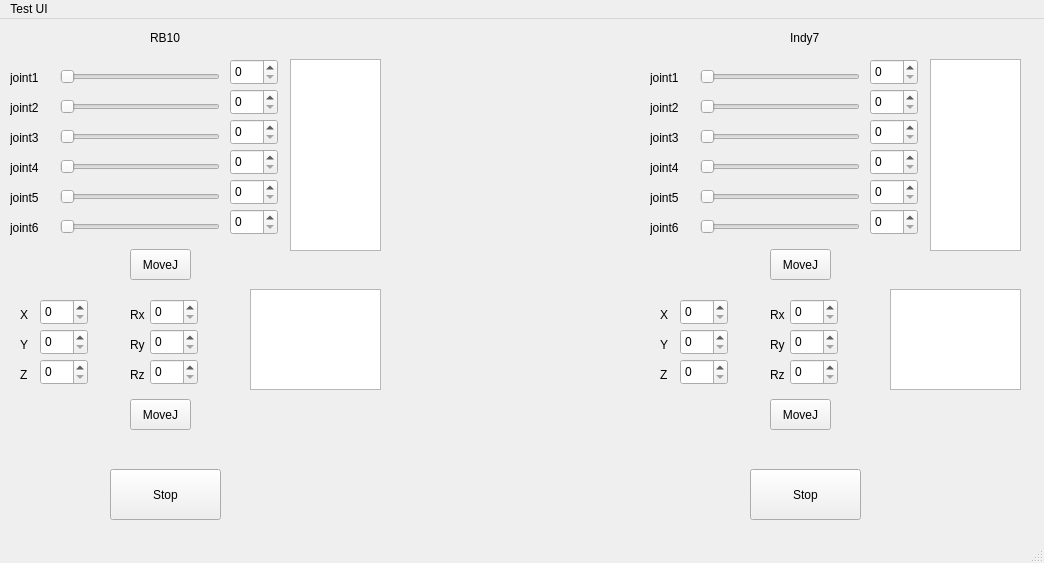
<?xml version="1.0" encoding="UTF-8"?>
<ui version="4.0">
 <class>MainWindow</class>
 <widget class="QMainWindow" name="MainWindow">
  <property name="geometry">
   <rect>
    <x>0</x>
    <y>0</y>
    <width>1044</width>
    <height>563</height>
   </rect>
  </property>
  <property name="mouseTracking">
   <bool>false</bool>
  </property>
  <property name="windowTitle">
   <string>TestUI</string>
  </property>
  <widget class="QWidget" name="centralwidget">
   <widget class="QPushButton" name="pushButton">
    <property name="geometry">
     <rect>
      <x>130</x>
      <y>230</y>
      <width>61</width>
      <height>31</height>
     </rect>
    </property>
    <property name="text">
     <string>MoveJ</string>
    </property>
   </widget>
   <widget class="QSlider" name="horizontalSlider">
    <property name="geometry">
     <rect>
      <x>60</x>
      <y>80</y>
      <width>160</width>
      <height>16</height>
     </rect>
    </property>
    <property name="orientation">
     <enum>Qt::Horizontal</enum>
    </property>
   </widget>
   <widget class="QSlider" name="horizontalSlider_2">
    <property name="geometry">
     <rect>
      <x>60</x>
      <y>110</y>
      <width>160</width>
      <height>16</height>
     </rect>
    </property>
    <property name="orientation">
     <enum>Qt::Horizontal</enum>
    </property>
   </widget>
   <widget class="QSlider" name="horizontalSlider_3">
    <property name="geometry">
     <rect>
      <x>60</x>
      <y>140</y>
      <width>160</width>
      <height>16</height>
     </rect>
    </property>
    <property name="orientation">
     <enum>Qt::Horizontal</enum>
    </property>
   </widget>
   <widget class="QSlider" name="horizontalSlider_4">
    <property name="geometry">
     <rect>
      <x>60</x>
      <y>50</y>
      <width>160</width>
      <height>16</height>
     </rect>
    </property>
    <property name="orientation">
     <enum>Qt::Horizontal</enum>
    </property>
   </widget>
   <widget class="QSlider" name="horizontalSlider_5">
    <property name="geometry">
     <rect>
      <x>60</x>
      <y>170</y>
      <width>160</width>
      <height>16</height>
     </rect>
    </property>
    <property name="orientation">
     <enum>Qt::Horizontal</enum>
    </property>
   </widget>
   <widget class="QSlider" name="horizontalSlider_6">
    <property name="geometry">
     <rect>
      <x>60</x>
      <y>200</y>
      <width>160</width>
      <height>16</height>
     </rect>
    </property>
    <property name="orientation">
     <enum>Qt::Horizontal</enum>
    </property>
   </widget>
   <widget class="QSpinBox" name="spinBox">
    <property name="geometry">
     <rect>
      <x>230</x>
      <y>40</y>
      <width>48</width>
      <height>26</height>
     </rect>
    </property>
   </widget>
   <widget class="QSpinBox" name="spinBox_2">
    <property name="geometry">
     <rect>
      <x>230</x>
      <y>70</y>
      <width>48</width>
      <height>26</height>
     </rect>
    </property>
   </widget>
   <widget class="QSpinBox" name="spinBox_3">
    <property name="geometry">
     <rect>
      <x>230</x>
      <y>100</y>
      <width>48</width>
      <height>26</height>
     </rect>
    </property>
   </widget>
   <widget class="QSpinBox" name="spinBox_4">
    <property name="geometry">
     <rect>
      <x>230</x>
      <y>130</y>
      <width>48</width>
      <height>26</height>
     </rect>
    </property>
   </widget>
   <widget class="QSpinBox" name="spinBox_5">
    <property name="geometry">
     <rect>
      <x>230</x>
      <y>160</y>
      <width>48</width>
      <height>26</height>
     </rect>
    </property>
   </widget>
   <widget class="QSpinBox" name="spinBox_6">
    <property name="geometry">
     <rect>
      <x>230</x>
      <y>190</y>
      <width>48</width>
      <height>26</height>
     </rect>
    </property>
   </widget>
   <widget class="QLabel" name="label">
    <property name="geometry">
     <rect>
      <x>10</x>
      <y>50</y>
      <width>41</width>
      <height>17</height>
     </rect>
    </property>
    <property name="text">
     <string>joint1</string>
    </property>
   </widget>
   <widget class="QLabel" name="label_2">
    <property name="geometry">
     <rect>
      <x>10</x>
      <y>80</y>
      <width>41</width>
      <height>17</height>
     </rect>
    </property>
    <property name="text">
     <string>joint2</string>
    </property>
   </widget>
   <widget class="QLabel" name="label_3">
    <property name="geometry">
     <rect>
      <x>10</x>
      <y>110</y>
      <width>41</width>
      <height>17</height>
     </rect>
    </property>
    <property name="text">
     <string>joint3</string>
    </property>
   </widget>
   <widget class="QLabel" name="label_4">
    <property name="geometry">
     <rect>
      <x>10</x>
      <y>140</y>
      <width>41</width>
      <height>17</height>
     </rect>
    </property>
    <property name="text">
     <string>joint4</string>
    </property>
   </widget>
   <widget class="QLabel" name="label_5">
    <property name="geometry">
     <rect>
      <x>10</x>
      <y>170</y>
      <width>41</width>
      <height>17</height>
     </rect>
    </property>
    <property name="text">
     <string>joint5</string>
    </property>
   </widget>
   <widget class="QLabel" name="label_6">
    <property name="geometry">
     <rect>
      <x>10</x>
      <y>200</y>
      <width>41</width>
      <height>17</height>
     </rect>
    </property>
    <property name="text">
     <string>joint6</string>
    </property>
   </widget>
   <widget class="QTextBrowser" name="textBrowser">
    <property name="geometry">
     <rect>
      <x>290</x>
      <y>40</y>
      <width>91</width>
      <height>192</height>
     </rect>
    </property>
   </widget>
   <widget class="QLabel" name="label_7">
    <property name="geometry">
     <rect>
      <x>150</x>
      <y>10</y>
      <width>67</width>
      <height>17</height>
     </rect>
    </property>
    <property name="text">
     <string>RB10</string>
    </property>
   </widget>
   <widget class="QLabel" name="label_8">
    <property name="geometry">
     <rect>
      <x>20</x>
      <y>280</y>
      <width>41</width>
      <height>31</height>
     </rect>
    </property>
    <property name="text">
     <string>X</string>
    </property>
   </widget>
   <widget class="QSpinBox" name="spinBox_7">
    <property name="geometry">
     <rect>
      <x>40</x>
      <y>280</y>
      <width>48</width>
      <height>26</height>
     </rect>
    </property>
   </widget>
   <widget class="QSpinBox" name="spinBox_8">
    <property name="geometry">
     <rect>
      <x>40</x>
      <y>310</y>
      <width>48</width>
      <height>26</height>
     </rect>
    </property>
   </widget>
   <widget class="QLabel" name="label_9">
    <property name="geometry">
     <rect>
      <x>20</x>
      <y>310</y>
      <width>41</width>
      <height>31</height>
     </rect>
    </property>
    <property name="text">
     <string>Y</string>
    </property>
   </widget>
   <widget class="QSpinBox" name="spinBox_9">
    <property name="geometry">
     <rect>
      <x>40</x>
      <y>340</y>
      <width>48</width>
      <height>26</height>
     </rect>
    </property>
   </widget>
   <widget class="QLabel" name="label_10">
    <property name="geometry">
     <rect>
      <x>20</x>
      <y>340</y>
      <width>41</width>
      <height>31</height>
     </rect>
    </property>
    <property name="text">
     <string>Z</string>
    </property>
   </widget>
   <widget class="QSpinBox" name="spinBox_10">
    <property name="geometry">
     <rect>
      <x>150</x>
      <y>280</y>
      <width>48</width>
      <height>26</height>
     </rect>
    </property>
   </widget>
   <widget class="QLabel" name="label_11">
    <property name="geometry">
     <rect>
      <x>130</x>
      <y>310</y>
      <width>41</width>
      <height>31</height>
     </rect>
    </property>
    <property name="text">
     <string>Ry</string>
    </property>
   </widget>
   <widget class="QLabel" name="label_12">
    <property name="geometry">
     <rect>
      <x>130</x>
      <y>280</y>
      <width>41</width>
      <height>31</height>
     </rect>
    </property>
    <property name="text">
     <string>Rx</string>
    </property>
   </widget>
   <widget class="QSpinBox" name="spinBox_11">
    <property name="geometry">
     <rect>
      <x>150</x>
      <y>310</y>
      <width>48</width>
      <height>26</height>
     </rect>
    </property>
   </widget>
   <widget class="QLabel" name="label_13">
    <property name="geometry">
     <rect>
      <x>130</x>
      <y>340</y>
      <width>41</width>
      <height>31</height>
     </rect>
    </property>
    <property name="text">
     <string>Rz</string>
    </property>
   </widget>
   <widget class="QSpinBox" name="spinBox_12">
    <property name="geometry">
     <rect>
      <x>150</x>
      <y>340</y>
      <width>48</width>
      <height>26</height>
     </rect>
    </property>
   </widget>
   <widget class="QTextBrowser" name="textBrowser_2">
    <property name="geometry">
     <rect>
      <x>250</x>
      <y>270</y>
      <width>131</width>
      <height>101</height>
     </rect>
    </property>
   </widget>
   <widget class="QPushButton" name="pushButton_2">
    <property name="geometry">
     <rect>
      <x>130</x>
      <y>380</y>
      <width>61</width>
      <height>31</height>
     </rect>
    </property>
    <property name="text">
     <string>MoveJ</string>
    </property>
   </widget>
   <widget class="QPushButton" name="pushButton_4">
    <property name="geometry">
     <rect>
      <x>110</x>
      <y>450</y>
      <width>111</width>
      <height>51</height>
     </rect>
    </property>
    <property name="text">
     <string>Stop</string>
    </property>
   </widget>
   <widget class="QSpinBox" name="spinBox_13">
    <property name="geometry">
     <rect>
      <x>680</x>
      <y>340</y>
      <width>48</width>
      <height>26</height>
     </rect>
    </property>
   </widget>
   <widget class="QSpinBox" name="spinBox_14">
    <property name="geometry">
     <rect>
      <x>870</x>
      <y>160</y>
      <width>48</width>
      <height>26</height>
     </rect>
    </property>
   </widget>
   <widget class="QSpinBox" name="spinBox_15">
    <property name="geometry">
     <rect>
      <x>870</x>
      <y>70</y>
      <width>48</width>
      <height>26</height>
     </rect>
    </property>
   </widget>
   <widget class="QLabel" name="label_14">
    <property name="geometry">
     <rect>
      <x>660</x>
      <y>280</y>
      <width>41</width>
      <height>31</height>
     </rect>
    </property>
    <property name="text">
     <string>X</string>
    </property>
   </widget>
   <widget class="QSpinBox" name="spinBox_16">
    <property name="geometry">
     <rect>
      <x>680</x>
      <y>280</y>
      <width>48</width>
      <height>26</height>
     </rect>
    </property>
   </widget>
   <widget class="QSlider" name="horizontalSlider_7">
    <property name="geometry">
     <rect>
      <x>700</x>
      <y>110</y>
      <width>160</width>
      <height>16</height>
     </rect>
    </property>
    <property name="orientation">
     <enum>Qt::Horizontal</enum>
    </property>
   </widget>
   <widget class="QLabel" name="label_15">
    <property name="geometry">
     <rect>
      <x>660</x>
      <y>310</y>
      <width>41</width>
      <height>31</height>
     </rect>
    </property>
    <property name="text">
     <string>Y</string>
    </property>
   </widget>
   <widget class="QPushButton" name="pushButton_5">
    <property name="geometry">
     <rect>
      <x>770</x>
      <y>380</y>
      <width>61</width>
      <height>31</height>
     </rect>
    </property>
    <property name="text">
     <string>MoveJ</string>
    </property>
   </widget>
   <widget class="QSlider" name="horizontalSlider_8">
    <property name="geometry">
     <rect>
      <x>700</x>
      <y>50</y>
      <width>160</width>
      <height>16</height>
     </rect>
    </property>
    <property name="orientation">
     <enum>Qt::Horizontal</enum>
    </property>
   </widget>
   <widget class="QSlider" name="horizontalSlider_9">
    <property name="geometry">
     <rect>
      <x>700</x>
      <y>170</y>
      <width>160</width>
      <height>16</height>
     </rect>
    </property>
    <property name="orientation">
     <enum>Qt::Horizontal</enum>
    </property>
   </widget>
   <widget class="QSpinBox" name="spinBox_17">
    <property name="geometry">
     <rect>
      <x>680</x>
      <y>310</y>
      <width>48</width>
      <height>26</height>
     </rect>
    </property>
   </widget>
   <widget class="QLabel" name="label_16">
    <property name="geometry">
     <rect>
      <x>660</x>
      <y>340</y>
      <width>41</width>
      <height>31</height>
     </rect>
    </property>
    <property name="text">
     <string>Z</string>
    </property>
   </widget>
   <widget class="QSpinBox" name="spinBox_18">
    <property name="geometry">
     <rect>
      <x>870</x>
      <y>130</y>
      <width>48</width>
      <height>26</height>
     </rect>
    </property>
   </widget>
   <widget class="QLabel" name="label_17">
    <property name="geometry">
     <rect>
      <x>790</x>
      <y>10</y>
      <width>67</width>
      <height>17</height>
     </rect>
    </property>
    <property name="text">
     <string>Indy7</string>
    </property>
   </widget>
   <widget class="QLabel" name="label_18">
    <property name="geometry">
     <rect>
      <x>770</x>
      <y>280</y>
      <width>41</width>
      <height>31</height>
     </rect>
    </property>
    <property name="text">
     <string>Rx</string>
    </property>
   </widget>
   <widget class="QLabel" name="label_19">
    <property name="geometry">
     <rect>
      <x>650</x>
      <y>50</y>
      <width>41</width>
      <height>17</height>
     </rect>
    </property>
    <property name="text">
     <string>joint1</string>
    </property>
   </widget>
   <widget class="QSpinBox" name="spinBox_19">
    <property name="geometry">
     <rect>
      <x>870</x>
      <y>190</y>
      <width>48</width>
      <height>26</height>
     </rect>
    </property>
   </widget>
   <widget class="QLabel" name="label_20">
    <property name="geometry">
     <rect>
      <x>650</x>
      <y>110</y>
      <width>41</width>
      <height>17</height>
     </rect>
    </property>
    <property name="text">
     <string>joint3</string>
    </property>
   </widget>
   <widget class="QSpinBox" name="spinBox_20">
    <property name="geometry">
     <rect>
      <x>870</x>
      <y>100</y>
      <width>48</width>
      <height>26</height>
     </rect>
    </property>
   </widget>
   <widget class="QSpinBox" name="spinBox_21">
    <property name="geometry">
     <rect>
      <x>870</x>
      <y>40</y>
      <width>48</width>
      <height>26</height>
     </rect>
    </property>
   </widget>
   <widget class="QTextBrowser" name="textBrowser_3">
    <property name="geometry">
     <rect>
      <x>930</x>
      <y>40</y>
      <width>91</width>
      <height>192</height>
     </rect>
    </property>
   </widget>
   <widget class="QSpinBox" name="spinBox_22">
    <property name="geometry">
     <rect>
      <x>790</x>
      <y>340</y>
      <width>48</width>
      <height>26</height>
     </rect>
    </property>
   </widget>
   <widget class="QLabel" name="label_21">
    <property name="geometry">
     <rect>
      <x>650</x>
      <y>140</y>
      <width>41</width>
      <height>17</height>
     </rect>
    </property>
    <property name="text">
     <string>joint4</string>
    </property>
   </widget>
   <widget class="QLabel" name="label_22">
    <property name="geometry">
     <rect>
      <x>650</x>
      <y>80</y>
      <width>41</width>
      <height>17</height>
     </rect>
    </property>
    <property name="text">
     <string>joint2</string>
    </property>
   </widget>
   <widget class="QSlider" name="horizontalSlider_10">
    <property name="geometry">
     <rect>
      <x>700</x>
      <y>80</y>
      <width>160</width>
      <height>16</height>
     </rect>
    </property>
    <property name="orientation">
     <enum>Qt::Horizontal</enum>
    </property>
   </widget>
   <widget class="QLabel" name="label_23">
    <property name="geometry">
     <rect>
      <x>770</x>
      <y>340</y>
      <width>41</width>
      <height>31</height>
     </rect>
    </property>
    <property name="text">
     <string>Rz</string>
    </property>
   </widget>
   <widget class="QTextBrowser" name="textBrowser_4">
    <property name="geometry">
     <rect>
      <x>890</x>
      <y>270</y>
      <width>131</width>
      <height>101</height>
     </rect>
    </property>
   </widget>
   <widget class="QSlider" name="horizontalSlider_11">
    <property name="geometry">
     <rect>
      <x>700</x>
      <y>140</y>
      <width>160</width>
      <height>16</height>
     </rect>
    </property>
    <property name="orientation">
     <enum>Qt::Horizontal</enum>
    </property>
   </widget>
   <widget class="QLabel" name="label_24">
    <property name="geometry">
     <rect>
      <x>770</x>
      <y>310</y>
      <width>41</width>
      <height>31</height>
     </rect>
    </property>
    <property name="text">
     <string>Ry</string>
    </property>
   </widget>
   <widget class="QLabel" name="label_25">
    <property name="geometry">
     <rect>
      <x>650</x>
      <y>170</y>
      <width>41</width>
      <height>17</height>
     </rect>
    </property>
    <property name="text">
     <string>joint5</string>
    </property>
   </widget>
   <widget class="QSlider" name="horizontalSlider_12">
    <property name="geometry">
     <rect>
      <x>700</x>
      <y>200</y>
      <width>160</width>
      <height>16</height>
     </rect>
    </property>
    <property name="orientation">
     <enum>Qt::Horizontal</enum>
    </property>
   </widget>
   <widget class="QSpinBox" name="spinBox_23">
    <property name="geometry">
     <rect>
      <x>790</x>
      <y>310</y>
      <width>48</width>
      <height>26</height>
     </rect>
    </property>
   </widget>
   <widget class="QSpinBox" name="spinBox_24">
    <property name="geometry">
     <rect>
      <x>790</x>
      <y>280</y>
      <width>48</width>
      <height>26</height>
     </rect>
    </property>
   </widget>
   <widget class="QPushButton" name="pushButton_7">
    <property name="geometry">
     <rect>
      <x>770</x>
      <y>230</y>
      <width>61</width>
      <height>31</height>
     </rect>
    </property>
    <property name="text">
     <string>MoveJ</string>
    </property>
   </widget>
   <widget class="QLabel" name="label_26">
    <property name="geometry">
     <rect>
      <x>650</x>
      <y>200</y>
      <width>41</width>
      <height>17</height>
     </rect>
    </property>
    <property name="text">
     <string>joint6</string>
    </property>
   </widget>
   <widget class="QPushButton" name="pushButton_6">
    <property name="geometry">
     <rect>
      <x>750</x>
      <y>450</y>
      <width>111</width>
      <height>51</height>
     </rect>
    </property>
    <property name="text">
     <string>Stop</string>
    </property>
   </widget>
  </widget>
  <widget class="QMenuBar" name="menubar">
   <property name="geometry">
    <rect>
     <x>0</x>
     <y>0</y>
     <width>1044</width>
     <height>22</height>
    </rect>
   </property>
   <widget class="QMenu" name="menuTest_UI">
    <property name="title">
     <string>Test UI</string>
    </property>
   </widget>
   <addaction name="menuTest_UI"/>
  </widget>
  <widget class="QStatusBar" name="statusbar"/>
 </widget>
 <resources/>
 <connections/>
</ui>
